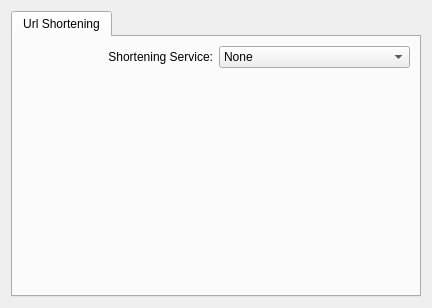
<?xml version="1.0" encoding="UTF-8"?>
<ui version="4.0">
 <class>advanced_base</class>
 <widget class="QWidget" name="advanced_base">
  <property name="geometry">
   <rect>
    <x>0</x>
    <y>0</y>
    <width>415</width>
    <height>308</height>
   </rect>
  </property>
  <layout class="QVBoxLayout" name="verticalLayout">
   <item>
    <widget class="QTabWidget" name="tabWidget">
     <property name="currentIndex">
      <number>0</number>
     </property>
     <widget class="QWidget" name="tabShortening">
      <attribute name="title">
       <string>Url Shortening</string>
      </attribute>
      <layout class="QVBoxLayout" name="verticalLayout_2">
       <item>
        <layout class="QHBoxLayout" name="horizontalLayout">
         <item>
          <widget class="QLabel" name="label">
           <property name="text">
            <string>Shortening Service:</string>
           </property>
           <property name="alignment">
            <set>Qt::AlignRight|Qt::AlignTrailing|Qt::AlignVCenter</set>
           </property>
          </widget>
         </item>
         <item>
          <widget class="KComboBox" name="kcfg_plugins">
           <item>
            <property name="text">
             <string>None</string>
            </property>
           </item>
          </widget>
         </item>
        </layout>
       </item>
       <item>
        <spacer name="verticalSpacer">
         <property name="orientation">
          <enum>Qt::Vertical</enum>
         </property>
         <property name="sizeHint" stdset="0">
          <size>
           <width>388</width>
           <height>227</height>
          </size>
         </property>
        </spacer>
       </item>
      </layout>
     </widget>
    </widget>
   </item>
  </layout>
 </widget>
 <customwidgets>
  <customwidget>
   <class>KComboBox</class>
   <extends>QComboBox</extends>
   <header>kcombobox.h</header>
  </customwidget>
 </customwidgets>
 <resources/>
 <connections/>
</ui>
